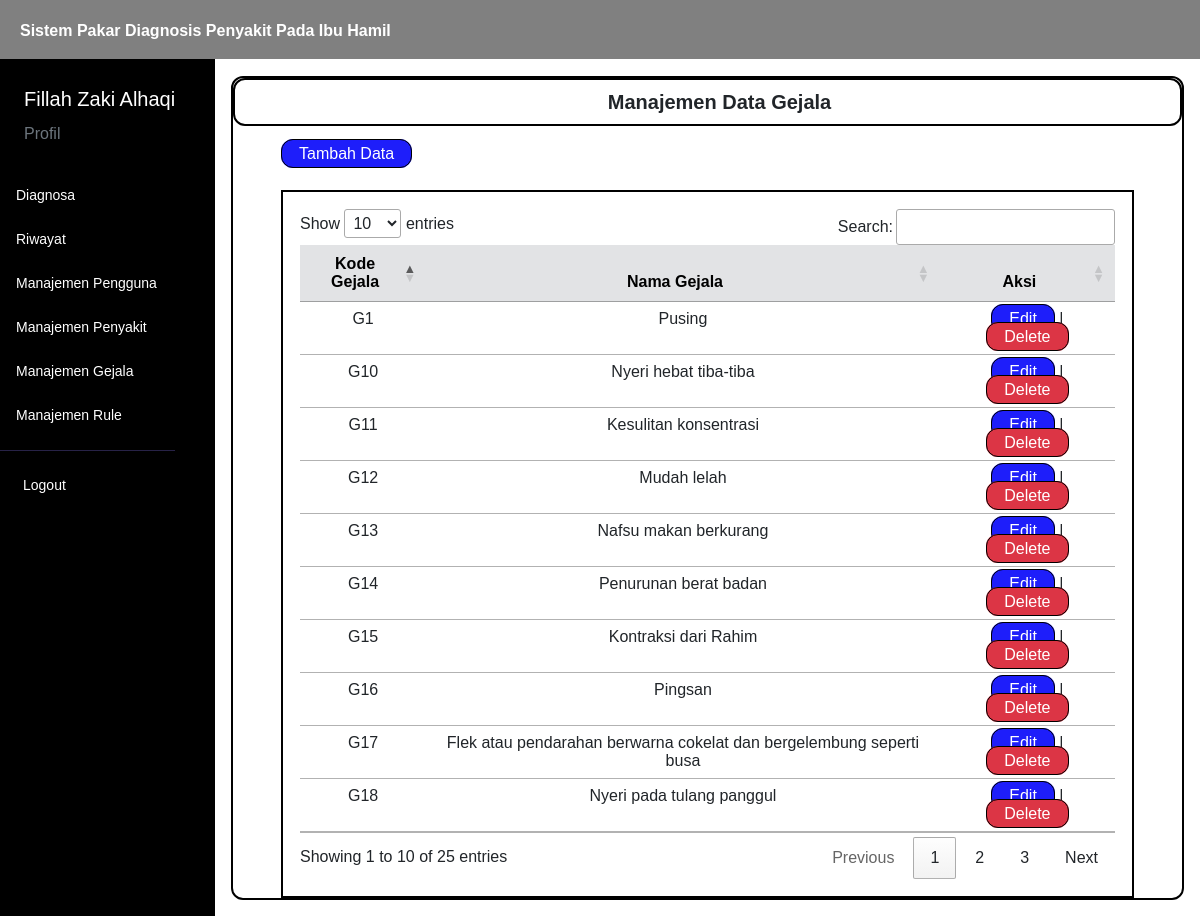
The app's page /menu/manaj_gejala.php (signed in) with its own data.
### tables this page shows
CREATE TABLE `user` (
  `iduser` int(11) NOT NULL,
  `username` varchar(50) NOT NULL,
  `password` varchar(100) NOT NULL,
  `nama` varchar(50) NOT NULL,
  `email` varchar(50) NOT NULL,
  `level` varchar(40) NOT NULL
);

CREATE TABLE `gejala` (
  `idgejala` int(11) NOT NULL,
  `kode_gejala` varchar(45) NOT NULL,
  `nama_gejala` text NOT NULL
);

### controller/main.php (called while the page is built, shortened)
<?php
$conn = mysqli_connect("localhost", "root", "", "kehamilan");
function query($query)
{
    global $conn;
    $result = mysqli_query($conn, $query);
    $rows = [];
    while ($row = mysqli_fetch_assoc($result)) {
        $rows[] = $row;
    }
    return $rows;
}
function generateRandomKey()
{
    $keyLength = 32;
    $randomBytes = openssl_random_pseudo_bytes($keyLength, $strong);
    if (!$strong) {
        $randomBytes = random_bytes($keyLength);
    }
    return base64_encode($randomBytes);
}
function enkripsi($kata)
{
    $key = generateRandomKey();
    $string = openssl_encrypt($kata, 'AES-256-CBC', $key, 0, substr($key, 0, 16));
    $hasilEnkripsi = base64_encode($key . $string);
    return $hasilEnkripsi;
}
function dekripsi($kata)
{
    $string = base64_decode($kata);
    $key = substr($string, 0, 44);
    $enkripsi = substr($string, 44);
    $hasil = openssl_decrypt($enkripsi, 'AES-256-CBC', $key, 0, substr($key, 0, 16));
    return $hasil;
}
function cari_user() {
    $id = dekripsi($_COOKIE['SPKehamilan']);
    $user = query("SELECT * FROM user WHERE iduser = $id")[0];
    return $user;
}
function validasi_admin()
{
    $id = dekripsi($_COOKIE['SPKehamilan']);
    $cek = query("SELECT * FROM user WHERE iduser = $id")[0];
}
?>

### menu/manaj_gejala.php (the view, shortened to what this page needs)
<?php
    $gejala = query("SELECT * FROM gejala ORDER BY CAST(SUBSTRING(kode_gejala, 2) AS UNSIGNED)");
?>
<html lang="en">
<head>
    <link href="https://cdn.jsdelivr.net/npm/bootstrap@5.3.0/dist/css/bootstrap.min.css" rel="stylesheet"
>
    <link rel="stylesheet" href="https://cdn.datatables.net/1.13.4/css/jquery.dataTables.min.css">
    <link rel="stylesheet" href="../style.css">
</head>
<body>
    <div class="content">
        <?php
        require_once('../navbar/navbar.php');
        ?>
        <div class="main-container m-0">
            <div class="d-flex">
                <?php
                require_once('../navbar/sidebar.php');
                ?>
                <div class="contents px-3 py-3">
                    <div class="box">
                        <div class="box1">
                            <h5 class="text-dark text-center mb-0 ms-4 fw-bold">
                                Manajemen Data Gejala
                            </h5>
                        </div>
                        <div class="ms-5 mt-3">
                            <a href="../insert/gejala.php">Tambah Data</a>
                        </div>
                        <div class="tabel mt-4 mx-5">
                            <table id="example" class="table table-hover text-center">
                                <thead>
                                    <tr class="table-secondary">
                                        <th class="text-center" scope="col">Kode Gejala</th>
                                        <th class="text-center" scope="col">Nama Gejala</th>
                                        <th class="text-center" scope="col">Aksi</th>
                                    </tr>
                                </thead>
                                <tbody>
                                    <?php
                                        foreach($gejala as $gej) :
                                    ?>
                                        <tr>
                                            <td>
                                                <?= $gej['kode_gejala']; ?>
                                            </td>
                                            <td>
                                                <?= $gej['nama_gejala']; ?>
                                            </td>
                                            <td>
                                                <a href="../edit/gejala.php?id=<?= enkripsi($gej['idgejala']); ?>">Edit</a> | <a href="#"
                                                    class="delete bg-danger" id="delete"
                                                    onclick="confirmDelete(<?= $gej['idgejala']; ?>)">Delete</a>
                                            </td>
                                        </tr>
                                    <?php
                                        endforeach;
                                    ?>
                                </tbody>
                            </table>
                        </div>
                    </div>
                </div>
            </div>
        </div>
    </div>
</body>
</html>

### navbar/navbar.php (shortened to what this page needs)
<?php
require_once '../controller/main.php';
if (isset($_COOKIE['SPKehamilan'])) {
    $user = cari_user();
}
?>
<nav class="navbar navbar-expand-lg">
    <div class="container-fluid">
        <div class="collapse navbar-collapse" id="navbarSupportedContent">
            <ul class="navbar-nav mb-2 mb-lg-0">
                <li class="nav-item">
                    <a href="../user" class="nav-link active text-white fw-semibold" aria-current="page">
                        Sistem Pakar Diagnosis Penyakit Pada Ibu Hamil</a>
                </li>
            </ul>
        </div>
    </div>
</nav>

### navbar/sidebar.php (shortened to what this page needs)
<?php
    validasi_admin();
?>
<div class="sidebar" id="side_nav">
    <div class="content-side">
        <div class="profil pt-4">
            <span class="text-white ms-4 fs-5">
                <?= $user['nama']; ?>
            </span>
            <div class="ms-4 mt-2">
                <a class="text-decoration-none text-secondary" href="../menu/profil.php">Profil</a>
            </div>
        </div>
        <div class="">
            <ul class="list-unstyled pt-4 fw-medium">
                <li class="">
                    <a href="../diagnosa" class="text-decoration-none d-block">
                        <span>Diagnosa</span>
                    </a>
                </li>
                <li class="">
                    <a href="../menu/riwayat.php" class="text-decoration-none d-block">
                        <span>Riwayat</span>
                    </a>
                </li>
                <li class="">
                    <a href="../menu/manaj_pengguna.php" class="text-decoration-none d-block">
                        <span>Manajemen Pengguna</span>
                    </a>
                </li>
                <li class="">
                    <a href="../menu/manaj_penyakit.php" class="text-decoration-none d-block">
                        <span>Manajemen Penyakit</span>
                    </a>
                </li>
                <li class="">
                    <a href="../menu/manaj_gejala.php" class="text-decoration-none d-block">
                        <span>Manajemen Gejala</span>
                    </a>
                </li>
                <li class="">
                    <a href="../menu/manaj_rule.php" class="text-decoration-none d-block">
                        <span>Manajemen Rule</span>
                    </a>
                </li>
            </ul>
        </div>
        <hr class="hr-color">
        <ul class="list-unstyled fw-medium pb-5">
            <li>
                <a href="../logout.php" class="text-decoration-none d-block">
                    <span>Logout</span>
                </a>
            </li>
        </ul>
    </div>
</div>

### style.css (style rules this page uses)
* { font-family: "Chakra Petch", sans-serif; }
body { background: white; margin: 0; padding: 0; border: 0; }
.content { min-height: 100vh; width: 100%; }
.sidebar { background: black; min-width: 215px; max-width: 215px; transition: all ease-in 0.3s; min-height: 100vh; }
hr.hr-color { color: #272247; opacity: 1; }
.sidebar ul { padding: 0 11px; }
.sidebar li { margin: 7px 0; }
.sidebar li a { color: white; padding: 8px 5px; font-size: 14px; margin-left: 0; }
.content-side { position: fixed; margin-top: 60px; }
.navbar { z-index: 1; display: flex; position: fixed; width: 100%; }
.content .navbar { background: gray; }
.content .navbar li a { margin-top: 3px; }
.contents { width: 100%; margin-top: 60px; }
.content .contents a { border: solid black 1px; border-radius: 12px; padding: 5px 17px; background: rgb(30, 30, 250); color: #ffffff; text-decoration: none; }
.content .contents .delete { border: solid black 1px; border-radius: 12px; padding: 5px 17px; background: rgb(250, 30, 30); color: #ffffff; text-decoration: none; }
.tabel { border: solid black 2px; padding: 17px; }
.contents .tabel table thead { background-color: #272247; }
.box { border: black solid 2px; border-radius: 12px; height: 100%; }
.box1 { border: black solid 2px; border-radius: 12px; padding: 10px; }

### records on screen
user: nama "Fillah Zaki Alhaqi"
gejala: kode_gejala "G1", nama_gejala "Pusing"
gejala: kode_gejala "G10", nama_gejala "Nyeri hebat tiba-tiba"
gejala: kode_gejala "G11", nama_gejala "Kesulitan konsentrasi"
gejala: kode_gejala "G12", nama_gejala "Mudah lelah"
gejala: kode_gejala "G13", nama_gejala "Nafsu makan berkurang"
gejala: kode_gejala "G14", nama_gejala "Penurunan berat badan"
gejala: kode_gejala "G15", nama_gejala "Kontraksi dari Rahim"
gejala: kode_gejala "G16", nama_gejala "Pingsan"
gejala: kode_gejala "G17", nama_gejala "Flek atau pendarahan berwarna cokelat dan bergelembung seperti busa"
gejala: kode_gejala "G18", nama_gejala "Nyeri pada tulang panggul"
